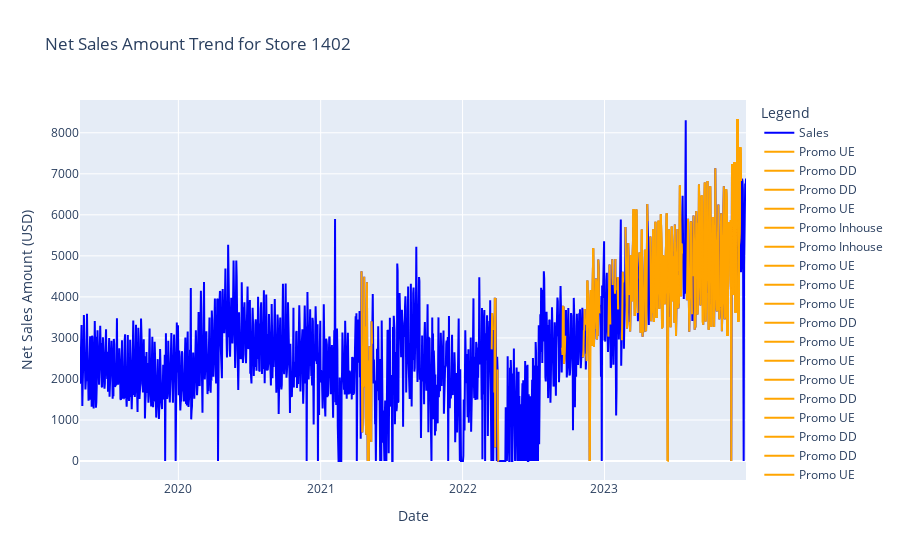
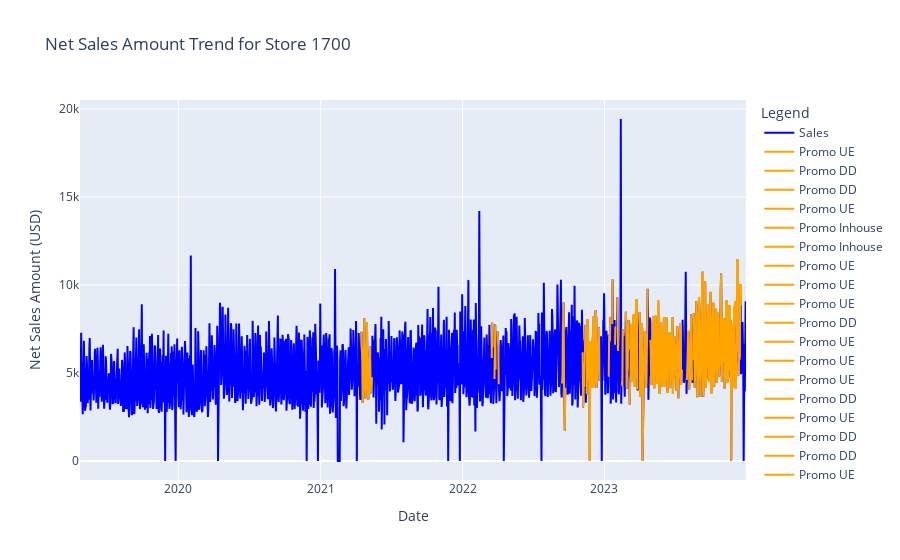
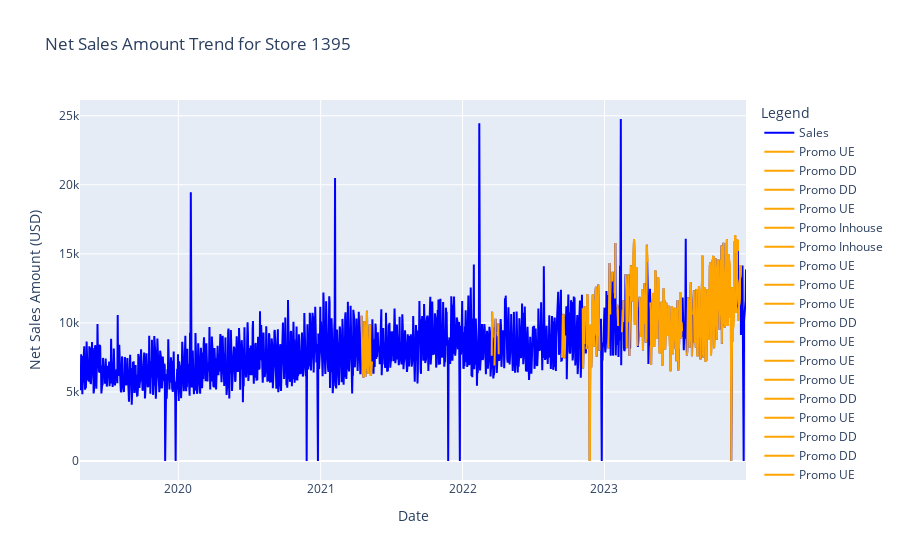

These figures' notebook cell, in order:
### Code cell
import pandas as pd
import plotly.graph_objs as go
import ipywidgets as widgets
from IPython.display import display

# Load the datasets
sales_df = pd.read_csv('./sales.csv')
promotions_df = pd.read_csv('./promotions.csv')

# Convert date columns to datetime
sales_df['BUSINESS_DATE'] = pd.to_datetime(sales_df['BUSINESS_DATE'])
promotions_df['PROMOTION_START_DATE'] = pd.to_datetime(promotions_df['PROMOTION_START_DATE'])
promotions_df['PROMOTION_END_DATE'] = pd.to_datetime(promotions_df['PROMOTION_END_DATE'])

# Function to create the plot for a given store_id
def create_promotion_plot(store_id):
    # Filter sales data for the selected store
    store_sales = sales_df[sales_df['STORE_KEY'] == store_id].sort_values('BUSINESS_DATE')
   
    # Create a figure
    fig = go.Figure()

    # Plot sales data
    fig.add_trace(go.Scatter(x=store_sales['BUSINESS_DATE'], y=store_sales['NET_SALES_FINAL_USD_AMOUNT'],
                             mode='lines', name='Sales', line=dict(color='blue')))

    # Plot promotion periods
    for _, promo in promotions_df.iterrows():
        # Filter sales data before, during, and after promotion
        during_promo_sales = store_sales[(store_sales['BUSINESS_DATE'] >= promo['PROMOTION_START_DATE']) &
                                         (store_sales['BUSINESS_DATE'] <= promo['PROMOTION_END_DATE'])]
       
        # Add traces to the figure
        fig.add_trace(go.Scatter(x=during_promo_sales['BUSINESS_DATE'], y=during_promo_sales['NET_SALES_FINAL_USD_AMOUNT'],
                                 mode='lines', name=f'Promo {promo["PLATFORM"]}', line=dict(color='orange')))

    # Update layout
    fig.update_layout(title=f'Net Sales Amount Trend for Store {store_id}',
                      xaxis_title='Date',
                      yaxis_title='Net Sales Amount (USD)',
                      legend_title='Legend')
   
    fig.show()

# Create dropdown for store selection
store_ids = sales_df['STORE_KEY'].unique()
store_dropdown = widgets.Dropdown(
    options=store_ids,
    value=store_ids[0],
    description='Store ID:',
    disabled=False,
)

# Display plot based on selected store
def on_store_change(change):
    create_promotion_plot(change.new)

store_dropdown.observe(on_store_change, names='value')

# Display the dropdown
display(store_dropdown)

# Initial plot
create_promotion_plot(store_ids[0])
